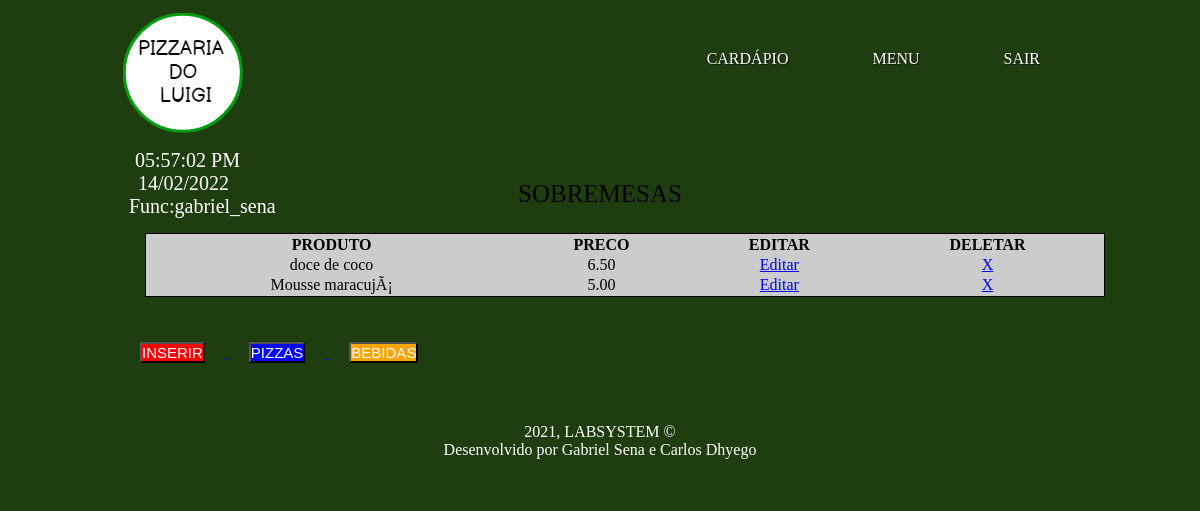
Screenshot of /atendente-pc/index.php?pagina=cardapio_sobremesa (signed in) with the database file from the repository.
### tables this page shows
CREATE TABLE `sobremesa` (
  `id_sobremesa` int(11) NOT NULL,
  `nome_sobremesa` varchar(30) NOT NULL,
  `preco_sobremesa` decimal(10,2) NOT NULL
);

### atendente-pc/db.php (called while the page is built, shortened)
<?php
$servidor = "localhost";
$usuario = "root";
$senha = "";
$db = "pizza_luigi";
$conexao = mysqli_connect($servidor, $usuario, $senha, $db);
$query_produto_sobremesa = "SELECT * FROM sobremesa";
$consulta_produto_sobremesa = mysqli_query($conexao, $query_produto_sobremesa);

### atendente-pc/views/cardapio_sobremesa.php (the view)
<div class="container" style="text-align: center;">
	<label style="font-size: 25px">SOBREMESAS</label>
</div>
<table id="tabela_pizza" style="border: 1px solid black; width: 100%;background-color: #ccc;text-align: center">
	<thead>
	<tr>
		<th>PRODUTO</th>
		<th>PRECO</th>
		<th>EDITAR</th>
		<th>DELETAR</th>
	</tr>
	</thead>
	<tbody>
	<?php
			while($linha = mysqli_fetch_array($consulta_produto_sobremesa)){
				echo '<tr><td >'.$linha['nome_sobremesa'].'</td>';
				echo '<td>'.$linha['preco_sobremesa'].'</td>';
	?>
		<td><a href="?pagina=inserir_sobremesa&editar=<?php echo $linha['id_sobremesa']; ?>">Editar</a></td>
		<td><a href="deleta_sobremesa.php?id_sobremesa=<?php echo $linha['id_sobremesa']; ?>">X</a></td></tr>
	<?php
				}
	?>
	</tbody>
</table>
<a href="?pagina=inserir_sobremesa">
	<button type="button" style="margin:20px;color: white;background-color: red; font-size: 15px">INSERIR</button>
</a>
<a href="?pagina=cardapio">
	<button type="button" style="margin:20px;color: white;background-color: blue; font-size: 15px">PIZZAS</button>
</a>
<a href="?pagina=cardapio_bebida">
	<button type="button" style="margin:20px;color: white;background-color: orange; font-size: 15px">BEBIDAS</button>
</a>

### atendente-pc/css/novo_estilo.css (style rules this page uses)
* { margin: 0;padding: 0 }
body { height: 100px; font-family: cursive; font-size: 16px }
.container { margin: 0 auto; width: 960px; }
#tabela_pizza { margin: 25px; }

### rows the page displays
sobremesa: nome_sobremesa "doce de coco", preco_sobremesa "6.50"
sobremesa: nome_sobremesa "Mousse maracujÃ¡", preco_sobremesa "5.00"

### other values shown
$_SESSION['usuario'] "gabriel_sena"
